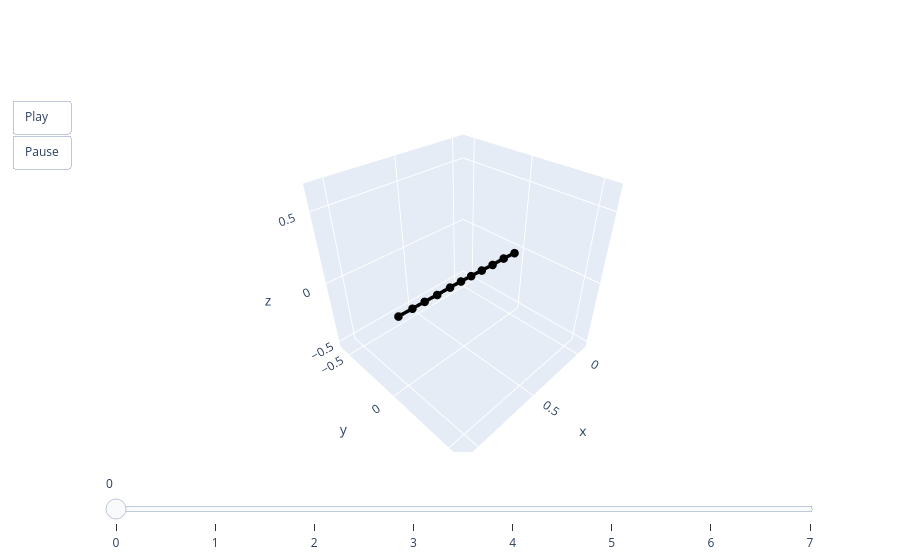

The code cell stored with this chart in its notebook:
### Code cell
animate(valid.qs[2])

### Figure 1 — Plotly figure (JSON) as saved in the notebook; plotly's stock layout.template omitted (floating-point values rounded to 4 significant figures)
{"data": [{"line": {"color": "black", "width": 7}, "marker": {"size": 5}, "mode": "lines+markers", "type": "scatter3d", "x": [0, 0.1167, 0.2305, 0.3364, 0.4355, 0.5271, 0.6208, 0.727, 0.8249, 0.9166, 1.017], "y": [0, 0, 0, 0, 0, 0, 0, 0, 0, 0, 0], "z": [0, 0.00855, 0.009805, 0.01616, 0.02099, 0.02589, 0.0281, 0.02929, 0.03252, 0.03414, 0.03662]}], "layout": {"scene": {"aspectmode": "cube", "xaxis": {"autorange": false, "range": [-0.1017, 1.119]}, "yaxis": {"autorange": false, "range": [-0.6103, 0.6103]}, "zaxis": {"autorange": false, "range": [-0.5524, 0.6681]}}, "sliders": [{"steps": [{"args": [["0"], {"frame": {"duration": 0, "redraw": true}, "mode": "immediate"}], "label": "0", "method": "animate"}, {"args": [["1"], {"frame": {"duration": 0, "redraw": true}, "mode": "immediate"}], "label": "1", "method": "animate"}, {"args": [["2"], {"frame": {"duration": 0, "redraw": true}, "mode": "immediate"}], "label": "2", "method": "animate"}, {"args": [["3"], {"frame": {"duration": 0, "redraw": true}, "mode": "immediate"}], "label": "3", "method": "animate"}, {"args": [["4"], {"frame": {"duration": 0, "redraw": true}, "mode": "immediate"}], "label": "4", "method": "animate"}, {"args": [["5"], {"frame": {"duration": 0, "redraw": true}, "mode": "immediate"}], "label": "5", "method": "animate"}, {"args": [["6"], {"frame": {"duration": 0, "redraw": true}, "mode": "immediate"}], "label": "6", "method": "animate"}, {"args": [["7"], {"frame": {"duration": 0, "redraw": true}, "mode": "immediate"}], "label": "7", "method": "animate"}]}], "updatemenus": [{"buttons": [{"args": [null, {"frame": {"duration": 50, "redraw": true}, "fromcurrent": true}], "label": "Play", "method": "animate"}, {"args": [[null], {"frame": {"duration": 0, "redraw": true}, "mode": "immediate"}], "label": "Pause", "method": "animate"}], "showactive": false, "type": "buttons"}]}}
